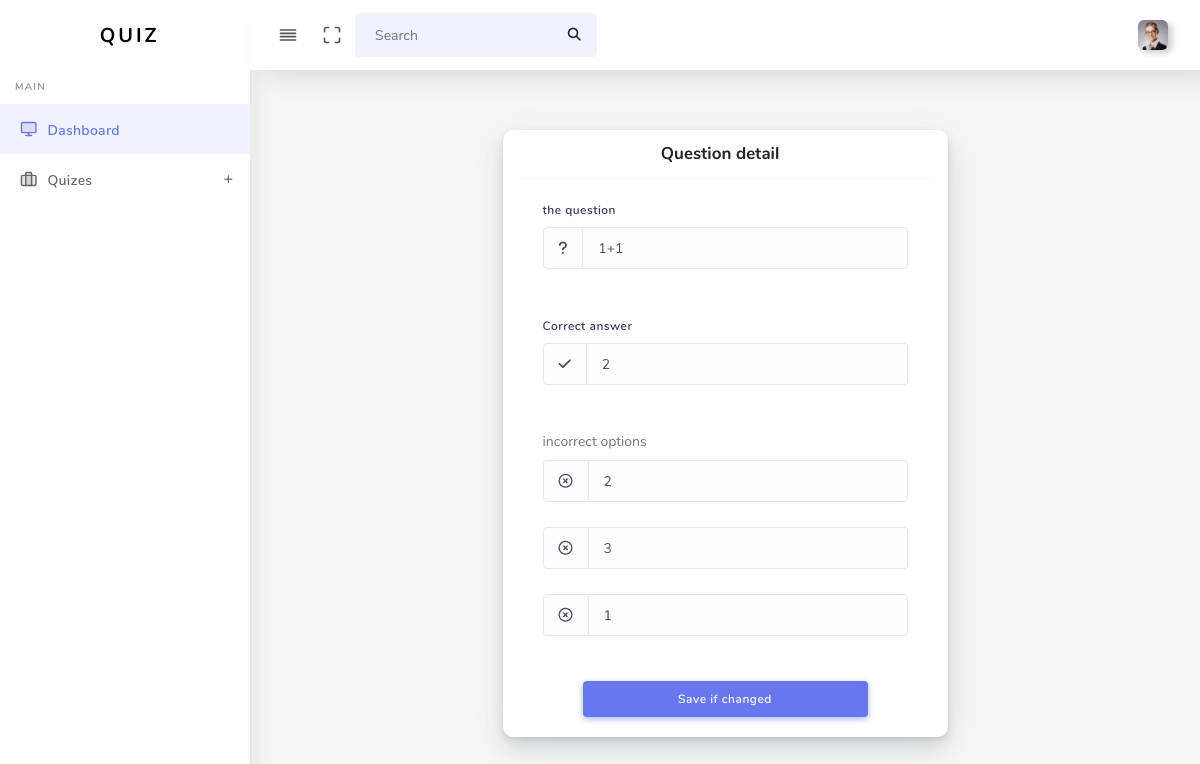
The page /question-detail/2 (signed in) on the database its author committed.
### main/models.py (models this page shows, shortened)
class Question(models.Model):
    quiz = models.ForeignKey(Quiz, on_delete=models.CASCADE)
    title = models.TextField()

class Option(models.Model):
    question = models.ForeignKey(Question, on_delete=models.CASCADE)
    name = models.TextField()
    is_correct = models.BooleanField(default=False)

### main/views.py (the view, shortened to what this page needs)
# urls.py: path('question-detail/<int:id>', views.quest_detail, name = 'quest_detail'),
@login_required(login_url = 'dash:login')
def quest_detail(request, id):
    question = Question.objects.get(id = id)
    option_correct = Option.objects.get(question = question, is_correct = True)
    options = Option.objects.filter(question = question, is_correct = False).order_by('id')
    context = {
        'question': question,
        'options': options,
        'option_correct' : option_correct
    }
    return render( request, 'details/detail.html', context)

### templates/details/detail.html (shortened to what this page needs)
{%extends 'base.html'%}
  {%block content%}
    <div class="container">
        <div class="row">
            <div class="col-lg-3 col-xl-3"></div>
            <div class="card col-xl-6 col-lg-6 " id="sample-login">
                <form method = 'post'> {%csrf_token%}
                <div class="card-header justify-content-center d-flex">
                    <h4>Question detail</h4>
                </div>
                <div class="card-body pb-0">
                    <div class="form-group">
                    <label>the question</label>
                    <div class="input-group">
                        <div class="input-group-prepend">
                        <div class="input-group-text">
                            <i class="fa-solid fa-question"></i>
                        </div>
                        </div>
                        <input type="text" class="form-control" placeholder="Question title" name = 'title' value = "{{question.title}}" >
                    </div>
                    </div>
                    <br>
                    <div class="form-group">
                        <label for="#">Correct answer</label>
                        <div class="input-group">
                            <div class="input-group-prepend">
                            <div class="input-group-text">
                                <i class="fa-solid fa-check"></i>
                            </div>
                            </div>
                            <input type="text" class="form-control" placeholder="Correct answer for the question " name="correct" value="{{option_correct.name}}">
                        </div>
                    </div>
                    <br>
                    <label for="#">incorrect options</label>
                    {%for incorrect in options%}
                    <div class="form-group">
                        <div class="input-group">
                            <div class="input-group-prepend">
                            <div class="input-group-text">
                                <i class="fa-regular fa-circle-xmark"></i>
                            </div>
                            </div>
                            <input type="text" class="form-control" placeholder=" Wrong answer for the question " name="incorrect{{forloop.counter}}" value="{{incorrect.name}}">
                        </div>
                    </div>
                    {%endfor%}
                    <div class="card-footer  justify-content-left d-flex">
                        <div class="col-12 d-flex justify-content-center">
                            <button type="submit" name="submit_action" value="save_again" class="col-12 btn btn-primary">Save if changed</button>
                        </div>
                    </div>
                </div>
                </form>
            </div>
        </div>
    </div>
  {%endblock%}

### rows shown on the page
Question: title "1+1"
Option: correct "2"
Option: incorrect1 "2"
Option: incorrect2 "3"
Option: incorrect3 "1"
